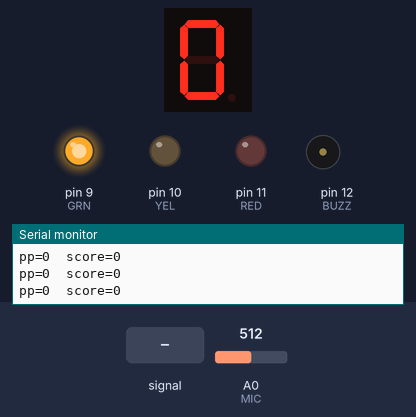
A sketch run on a simulated Arduino Uno, built with avr-gcc and run on an emulated ATmega328P. On the bench: 1-digit seven-segment display, output pins drawn as LEDs (lit = HIGH), buzzer (waves = sounding, pin HIGH), the last lines printed to the serial monitor. Wiring (inferred from the names in the program): 1-digit 7-segment display, segments lit when HIGH: segments pin 2, pin 3, pin 4, pin 5, pin 6, pin 7, pin 8. Dashed ring = blinking. The inputs (shaded band) are chosen by the test bench; at power-on: A0 (MIC) = 512. The segment pins are drawn as the display they are named for; pins used as bus, display or sensor lines are not drawn.

Above: at 1.2 s.
1.3 s: A0 (MIC) fed a 2 Hz sine of ±306 counts around its level
At 2.32 s:
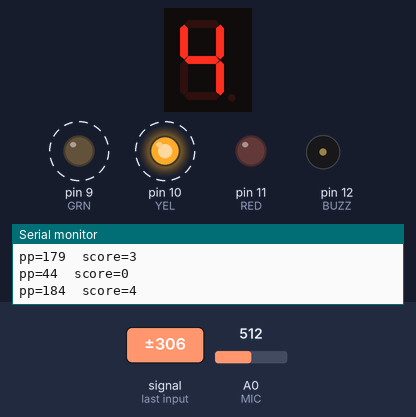
4.3 s: A0 (MIC) set to 520
At 4.4 s:
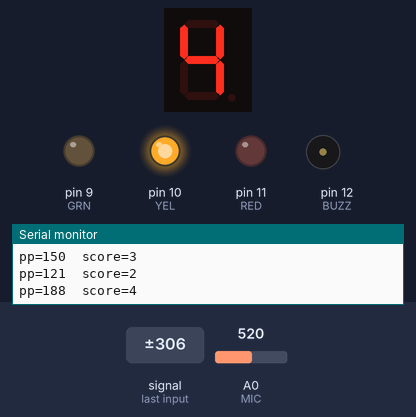
5.8 s: A0 (MIC) fed a 200 Hz sine of ±255 counts around its level
At 6.7 s:
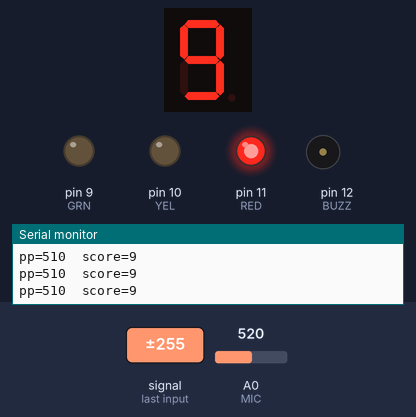
7.3 s: A0 (MIC) set to 511
At 8.8 s:
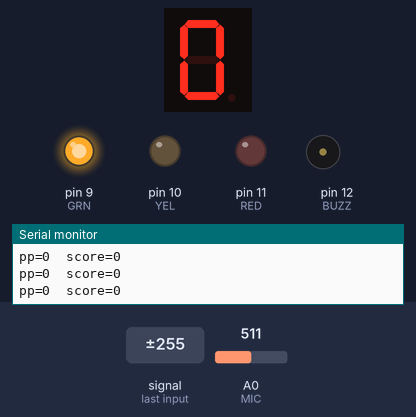
Timing chart, 0 to 9.9 s (numbered marks = the images above; inputs shaded):
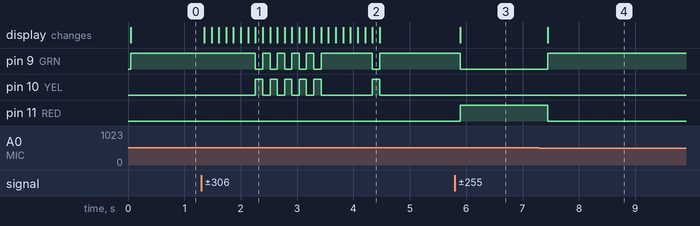

The sketch:

P02_Masjid-Quiet-Zone-Monitor.ino
```cpp
/* PROJECT 2 - MASJID QUIET ZONE MONITOR  (11.C Group 4)
   Microphone loudness -> score 0-9 on the 7-segment + traffic-light LEDs.
   Only noise that stays RED for 5 seconds gives one gentle reminder tone. */
const int MIC = A0;                     // sound module AO (analog) pin
const int GRN = 9, YEL = 10, RED = 11;  // LEDs (each through 220 ohm)
const int BUZZ = 12;                    // PASSIVE buzzer

// ---- CALIBRATE: read the Serial Monitor in a silent room and while shouting ----
const int QUIET_PP = 5;                 // peak-to-peak in a silent room
const int LOUD_PP  = 400;               // peak-to-peak when very loud

unsigned long loudSince = 0;

// ---------- 7-SEGMENT DISPLAY (pins a,b,c,d,e,f,g) ----------
const int SEG[7] = {2, 3, 4, 5, 6, 7, 8};
const bool SEG_COMMON_ANODE = false;   // true = common pin goes to 5V instead of GND
const byte DIGIT[10][7] = {
  {1,1,1,1,1,1,0}, {0,1,1,0,0,0,0}, {1,1,0,1,1,0,1}, {1,1,1,1,0,0,1},
  {0,1,1,0,0,1,1}, {1,0,1,1,0,1,1}, {1,0,1,1,1,1,1}, {1,1,1,0,0,0,0},
  {1,1,1,1,1,1,1}, {1,1,1,1,0,1,1} };

void show(int n) {                      // show one number 0-9
  n = constrain(n, 0, 9);
  for (int i = 0; i < 7; i++) {
    bool on = DIGIT[n][i];
    digitalWrite(SEG[i], SEG_COMMON_ANODE ? !on : on);
  }
}

int loudness() {                        // peak-to-peak over 50 ms
  unsigned long start = millis();
  int hi = 0, lo = 1023;
  while (millis() - start < 50) {
    int v = analogRead(MIC);
    if (v > hi) hi = v;
    if (v < lo) lo = v;
  }
  return hi - lo;
}

void setup() {
  Serial.begin(9600);
  for (int i = 0; i < 7; i++) pinMode(SEG[i], OUTPUT);
  pinMode(GRN, OUTPUT); pinMode(YEL, OUTPUT); pinMode(RED, OUTPUT);
  pinMode(BUZZ, OUTPUT);
}

void loop() {
  int pp = loudness();
  int score = constrain(map(pp, QUIET_PP, LOUD_PP, 0, 9), 0, 9);
  show(score);

  digitalWrite(GRN, score <= 3);
  digitalWrite(YEL, score >= 4 && score <= 6);
  digitalWrite(RED, score >= 7);

  if (score >= 7) {
    if (loudSince == 0) loudSince = millis();            // start the 5 s clock
    if (millis() - loudSince > 5000) {                   // loud for 5 s
      tone(BUZZ, 1200, 300);
      loudSince = millis();                              // wait another 5 s
    }
  } else {
    loudSince = 0;                                       // one cough resets it
  }

  Serial.print("pp="); Serial.print(pp);
  Serial.print("  score="); Serial.println(score);
  delay(80);
}
```

Measured:
- the behaviour switches between 512 and 513 on A0 (MIC) (found by bisection; images 1 and 2)
- after the input at 1.3 s, pin 9 (GRN): alternates HIGH for 0.13 s and LOW for 0.13 s, 10 changes in all, then stays HIGH, starting after 0.96 s; pin 10 (YEL): alternates HIGH for 0.13 s and LOW for 0.13 s, 10 changes in all, then stays LOW, starting after 0.96 s; the display: first changes after 0.05 s (image 1 shows a later state)
- after the input at 4.3 s, pin 9 (GRN): HIGH → LOW after 0.04 s instead of 1.5 s; pin 10 (YEL): LOW → HIGH after 0.04 s instead of 1.5 s
- after the input at 5.8 s, pin 9 (GRN): HIGH → LOW after 0.09 s; pin 11 (RED): LOW → HIGH after 0.09 s; the display: changes after 0.09 s (image 3)
- after the input at 7.3 s, pin 9 (GRN): LOW → HIGH after 0.15 s; pin 11 (RED): HIGH → LOW after 0.15 s; the display: changes after 0.15 s (image 4)
